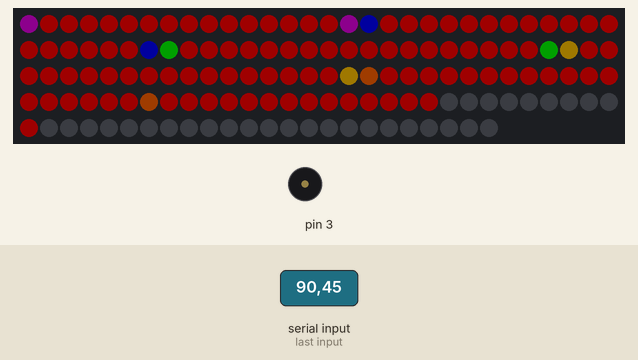
Bench run of a sketch on a simulated Arduino Uno, built with avr-gcc and run on an emulated ATmega328P. Shown: 144 RGB LEDs in strip order, left to right, continuing on the next row, buzzer (waves = sounding). The test bench sets the inputs (shaded band). Dim RGB values are drawn brighter than linear.

1.3 s: "90,45\n" received over Serial
Above: at 2.4 s.
2.9 s: "30,150\n" received over Serial
Timing chart, 0 to 5.9 s (numbered marks = the images above; inputs shaded):
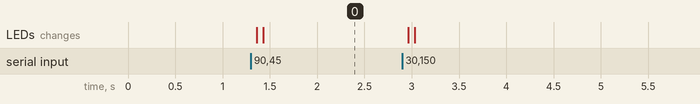

Measured:
- after the input at 1.3 s, the LEDs: first change after 0.06 s (image 0 shows a later state)

The sketch:

buttonneopixel.ino
```cpp
/*
  Modified BlinkyStrip
  by Tom Igoe
  Uses Adafruit's NeoPixel library: https://github.com/adafruit/Adafruit_NeoPixel

*/
#include <Adafruit_NeoPixel.h>
#include <math.h>       /* ceil */

#define PIN 6
#define NUM_LEDS 144
Adafruit_NeoPixel strip = Adafruit_NeoPixel(NUM_LEDS, PIN, NEO_GRB + NEO_KHZ800);

int pixel = 0;            // pixel number that you're changing
int time = 0;
int red = 0;              // red value
int green = 34;           // green value
int blue = 12;            // blue value
int space = 1;
int seconds = 600;
int s;
uint32_t clr = strip.Color(0,0,0);
uint32_t clr1 = strip.Color(102, 0, 102); // purple
uint32_t clr2 = strip.Color(0, 0, 255); // blue
uint32_t clr3 = strip.Color(0, 255, 0); //green
uint32_t clr4 = strip.Color(255, 192, 0); //yellow
uint32_t clr5 = strip.Color(255, 96, 0); // orange
uint32_t clr6 = strip.Color(255, 0, 0); // red

int incomingByte = 0;

void setup() {
  Serial.begin(9600);     // initialize serial communication
  Serial.setTimeout(10);  // set serial timeout
  strip.begin();          // initialize pixel strip
  strip.show();           // Initialize all pixels to 'off'
}

void loop() {
  // listen for serial:
  if (seconds !=0) { tone(3,10000,5); }

  while (1) {
    seconds = Serial.parseInt();
    if (seconds !=0) {
      s = seconds;
      break;
    }
  }
  time = s;
//  if (Serial.available() >= 2) {
//    if (Serial.read() == 'T') {    // string should start with C
//      time = Serial.parseInt();   // then an ASCII number for pixel number
//      Serial.print("I received: ");
//      Serial.println(time);
//    }
//  }
//  for (int j=1; j < 600; j++) {
//    time=600-j;
    if  (time >=520) {
      clr=clr1;
      space=0;
    } else if (time >=420) {
      clr=clr2;
      space=0;
    } else if (time >=320) {
      clr=clr3;
      space=0;
    } else if (time >=220) {
      clr=clr4;
      space=0;
    } else if (time >=120) {
      clr=clr5;
      space=0;
    } else if (time >=1) {
      clr=clr6;
      space=0;
    }
    pixel = round((600-time)*0.2)+space;
    for (int i=0; i < NUM_LEDS; i++) {
      strip.setPixelColor(i, 0, 0, 0);// set the color for this pixel
    }
    for (int i=0; i < pixel; i++) {
      strip.setPixelColor(i, clr);// set the color for this pixel
    }
    strip.setPixelColor(0, clr1);// set the color for this pixel
    strip.setPixelColor(16, clr1);// set the color for this pixel
    strip.setPixelColor(17, clr2);// set the color for this pixel
    strip.setPixelColor(36, clr2);// set the color for this pixel
    strip.setPixelColor(37, clr3);// set the color for this pixel
    strip.setPixelColor(56, clr3);// set the color for this pixel
    strip.setPixelColor(57, clr4);// set the color for this pixel
    strip.setPixelColor(76, clr4);// set the color for this pixel
    strip.setPixelColor(77, clr5);// set the color for this pixel
    strip.setPixelColor(96, clr5);// set the color for this pixel
    strip.setPixelColor(97, clr6);// set the color for this pixel
    strip.setPixelColor(120, clr6);// set the color for this pixel

    delay(50);
  strip.setBrightness(32);
  strip.show();                                // refresh the strip
//}
}
```
